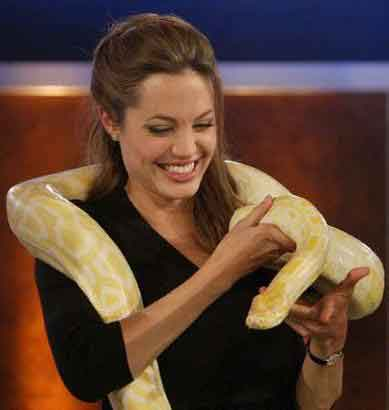
#> input picture angie.jpg, 389 x 410 px
$ python -i featureExtraction.py   (imports and definitions only)   (Python 2 division)
#> lines starting #> are read from the running program, lines starting #| are printed output that depends on the picture
import image as Image

"""
    this method extract features of an image counting the occurrences of
    a specific edge type in the regions of the image.

    image: the image to extract features.
    return: a matrix with dimensions = (number of edges x number of regions),
    each value of the matrix contains the number of occurrences of an
    edge type in a region of the image (matrix[edgeType][region])
"""
# [16 lines left out: function extractFeatureByEdgeDetection, not called in this run]

"""
    This method divide a given image in six regions.

    image: the original image to be divided in six regions.

    return: a list of six images, each one represents a part of the original
    image.
"""
# [16 lines left out: function getSixRegionList, not called in this run]

"""
    returns a list of distinct edge types. Each edge type is represented by
    one matrix 2 x 2.
"""
# [63 lines left out: function getRegionTypeList, not called in this run]

"""
    Skeletonize an image with the Hilditch's algorithm.
"""
# [32 lines left out: function hildtchSkeletonize, not called in this run]

def getNumJunctions(image):
    pass
def getNumLineEnds(image):
    pass
def getNumLoops(image):
    import pdb
    numRegions = 0;

    for j in range( image.content.size[1] ):
        transition = 0;
        #if j == 5: pdb.set_trace()
        for i in range(image.content.size[0] ):
                flag = 0;
                pixelValue = image.getpixel((i,j));
                if(i+1 < image.content.size[0]):
                    if(pixelValue == 0) & (image.getpixel((i+1, j)) == 255):
                        if((image.topLeftNeibor((i+1, j)) == 0) and
                               (image.topNeibor((i+1,j)) == 0)):

                        #if(image.topLeftNeibor((i+1, j)) * image.topNeibor((i+1,j)) *
                        # image.topRightNeibor((i+1, j)) == 0):
                            count = i + 1;
                            while(count < image.content.size[0]):
                                if(image.getpixel((count, j)) == 0):
                                    line_count = j + 1
                                    while(line_count < image.content.size[1]):
                                        if(image.getpixel((i + 1, line_count)) == 0):
                                            numRegions += 1
                                            break
                                        line_count += 1
                                    if(image.getpixel((i + 1, line_count)) == 0):
                                            break
                                count += 1
    return numRegions


"""
    count the number of 0 to 255 transitions in the 8 neighborhood of a pixel
    in a clock-wise order.
"""
# [44 lines left out: functions countTransitions, blocksIntensity, not called in this run]


>>> import cv2
>>> picture = cv2.imread('../angie.jpg', cv2.IMREAD_GRAYSCALE)
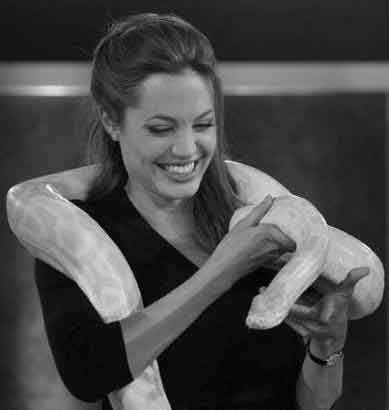
#> picture: shape (410, 389); min 0, max 255, mean 72.8
#> after the loop in getNumLoops, `for j in range( image.content.size[1] ):`: numRegions = 0
#> (the run stopped early here; a loop or call above may not have finished)
